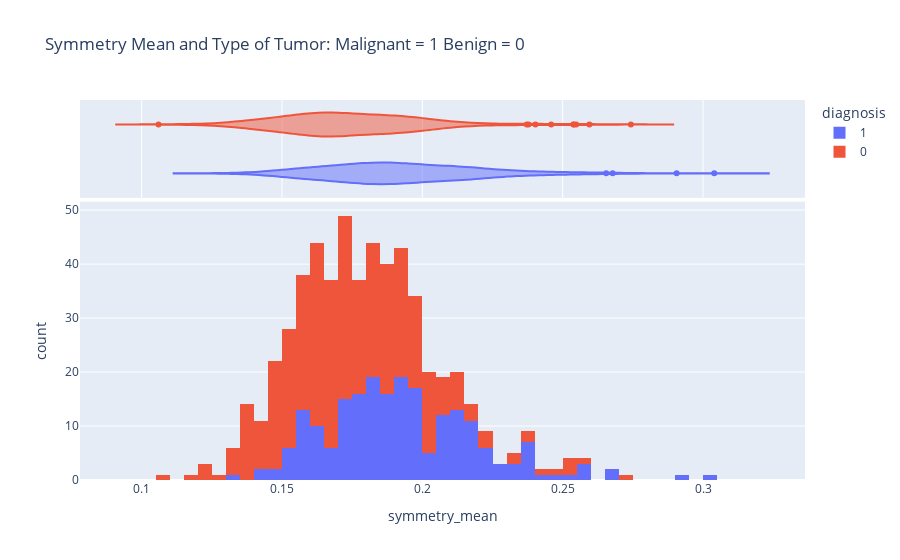

Notebook source saved alongside this figure:
### Code cell
fig = px.histogram(cancer, x="symmetry_mean", color="diagnosis", hover_data=cancer.columns, 
                   title = 'Symmetry Mean and Type of Tumor: Malignant = 1 Benign = 0 ', marginal = 'violin')
fig.show()

### Figure 1 — Plotly figure (JSON) as saved in the notebook; plotly's stock layout.template omitted (floating-point values rounded to 4 significant figures; data arrays with more than 128 entries replaced by an {"elided": "..."} marker saying what was removed)
{"data": [{"alignmentgroup": "True", "bingroup": "x", "hovertemplate": "diagnosis=1<br>symmetry_mean=%{x}<br>count=%{y}<extra></extra>", "legendgroup": "1", "marker": {"color": "#636efa", "pattern": {"shape": ""}}, "name": "1", "offsetgroup": "1", "orientation": "v", "showlegend": true, "type": "histogram", "x": {"elided": "212 float values"}, "xaxis": "x", "yaxis": "y"}, {"alignmentgroup": "True", "customdata": {"elided": "212x30 float values"}, "hovertemplate": "diagnosis=%{customdata[0]}<br>symmetry_mean=%{x}<br>radius_mean=%{customdata[1]}<br>texture_mean=%{customdata[2]}<br>perimeter_mean=%{customdata[3]}<br>area_mean=%{customdata[4]}<br>smoothness_mean=%{customdata[5]}<br>compactness_mean=%{customdata[6]}<br>concavity_mean=%{customdata[7]}<br>concave points_mean=%{customdata[8]}<br>fractal_dimension_mean=%{customdata[9]}<br>radius_se=%{customdata[10]}<br>texture_se=%{customdata[11]}<br>perimeter_se=%{customdata[12]}<br>area_se=%{customdata[13]}<br>smoothness_se=%{customdata[14]}<br>compactness_se=%{customdata[15]}<br>concavity_se=%{customdata[16]}<br>concave points_se=%{customdata[17]}<br>symmetry_se=%{customdata[18]}<br>fractal_dimension_se=%{customdata[19]}<br>radius_worst=%{customdata[20]}<br>texture_worst=%{customdata[21]}<br>perimeter_worst=%{customdata[22]}<br>area_worst=%{customdata[23]}<br>smoothness_worst=%{customdata[24]}<br>compactness_worst=%{customdata[25]}<br>concavity_worst=%{customdata[26]}<br>concave points_worst=%{customdata[27]}<br>symmetry_worst=%{customdata[28]}<br>fractal_dimension_worst=%{customdata[29]}<extra></extra>", "legendgroup": "1", "marker": {"color": "#636efa"}, "name": "1", "offsetgroup": "1", "scalegroup": "x", "showlegend": false, "type": "violin", "x": {"elided": "212 float values"}, "xaxis": "x2", "yaxis": "y2"}, {"alignmentgroup": "True", "bingroup": "x", "hovertemplate": "diagnosis=0<br>symmetry_mean=%{x}<br>count=%{y}<extra></extra>", "legendgroup": "0", "marker": {"color": "#EF553B", "pattern": {"shape": ""}}, "name": "0", "offsetgroup": "0", "orientation": "v", "showlegend": true, "type": "histogram", "x": {"elided": "357 float values"}, "xaxis": "x", "yaxis": "y"}, {"alignmentgroup": "True", "customdata": {"elided": "357x30 float values"}, "hovertemplate": "diagnosis=%{customdata[0]}<br>symmetry_mean=%{x}<br>radius_mean=%{customdata[1]}<br>texture_mean=%{customdata[2]}<br>perimeter_mean=%{customdata[3]}<br>area_mean=%{customdata[4]}<br>smoothness_mean=%{customdata[5]}<br>compactness_mean=%{customdata[6]}<br>concavity_mean=%{customdata[7]}<br>concave points_mean=%{customdata[8]}<br>fractal_dimension_mean=%{customdata[9]}<br>radius_se=%{customdata[10]}<br>texture_se=%{customdata[11]}<br>perimeter_se=%{customdata[12]}<br>area_se=%{customdata[13]}<br>smoothness_se=%{customdata[14]}<br>compactness_se=%{customdata[15]}<br>concavity_se=%{customdata[16]}<br>concave points_se=%{customdata[17]}<br>symmetry_se=%{customdata[18]}<br>fractal_dimension_se=%{customdata[19]}<br>radius_worst=%{customdata[20]}<br>texture_worst=%{customdata[21]}<br>perimeter_worst=%{customdata[22]}<br>area_worst=%{customdata[23]}<br>smoothness_worst=%{customdata[24]}<br>compactness_worst=%{customdata[25]}<br>concavity_worst=%{customdata[26]}<br>concave points_worst=%{customdata[27]}<br>symmetry_worst=%{customdata[28]}<br>fractal_dimension_worst=%{customdata[29]}<extra></extra>", "legendgroup": "0", "marker": {"color": "#EF553B"}, "name": "0", "offsetgroup": "0", "scalegroup": "x", "showlegend": false, "type": "violin", "x": {"elided": "357 float values"}, "xaxis": "x2", "yaxis": "y2"}], "layout": {"barmode": "relative", "legend": {"title": {"text": "diagnosis"}, "tracegroupgap": 0}, "title": {"text": "Symmetry Mean and Type of Tumor: Malignant = 1 Benign = 0 "}, "xaxis": {"anchor": "y", "domain": [0, 1], "title": {"text": "symmetry_mean"}}, "xaxis2": {"anchor": "y2", "domain": [0, 1], "matches": "x", "showgrid": true, "showticklabels": false}, "yaxis": {"anchor": "x", "domain": [0, 0.7326], "title": {"text": "count"}}, "yaxis2": {"anchor": "x2", "domain": [0.7426, 1], "matches": "y2", "showgrid": false, "showline": false, "showticklabels": false, "ticks": ""}}}
